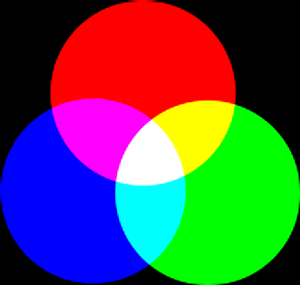
//> input picture SplitAndMergePart2/color-model-additive.png, 300 x 285 px
$ ./prova color-model-additive.png   (built with g++ and OpenCV 4)
//> lines starting //> are read from the running program, lines starting //| are printed output that depends on the picture
/*
split and merge colori
*/

#include <iostream>
#include <stdio.h>
#include <opencv2/opencv.hpp>
#include <math.h>

using namespace std;
using namespace cv;

Vec3b average(Mat, int, int, int, int);
double variance(Mat, int, int, int, int, Vec3b);
Mat splitAndMerge(Mat);
void split(Mat, Mat, int, int, int, int);

int main(int argc, char const *argv[])
{
  if(argv[1] == nullptr)
  {
    cerr << "Inserire argomento" << endl;
    exit(-1);
  }

  Mat image = imread(argv[1], IMREAD_COLOR);
//> image is the input picture: 285 rows x 300 cols, CV_8UC3; mean B, G, R 80.3, 80.2, 80.3

  imshow("Sorgente", image);

  // Split the image into different channels
  vector<Mat> rgbChannels(3);
  split(image, rgbChannels);
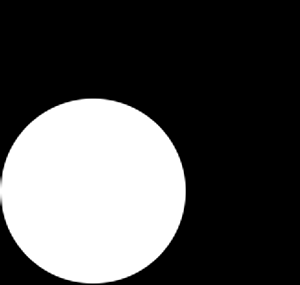
//> rgbChannels[0]: 285 rows x 300 cols, CV_8UC1; min 0, max 255, mean 80.3
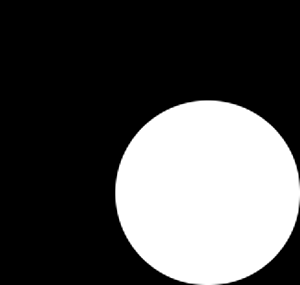
//> rgbChannels[1]: 285 rows x 300 cols, CV_8UC1; min 0, max 255, mean 80.2
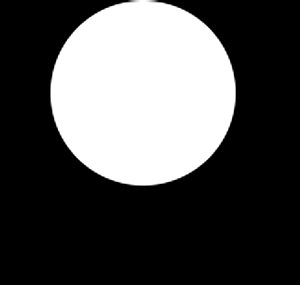
//> rgbChannels[2]: 285 rows x 300 cols, CV_8UC1; min 0, max 255, mean 80.3

  // Show individual channels
  Mat g, fin_img;
  g = Mat::zeros(Size(image.cols, image.rows), CV_8UC1);

  // Showing Red Channel
  // G and B channels are kept as zero matrix for visual perception
  {
  vector<Mat> channels;
  channels.push_back(g);
  channels.push_back(g);
  channels.push_back(rgbChannels[2]);
//> channels[0]: 285 rows x 300 cols, CV_8UC1; every value is 0

  /// Merge the three channels
  merge(channels, fin_img);
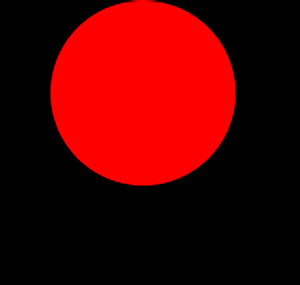
//> fin_img: 285 rows x 300 cols, CV_8UC3; mean B, G, R 0, 0, 80.3
  namedWindow("Red",1);
  imshow("Red", fin_img);
  }

  // Showing Green Channel
  {
  vector<Mat> channels;
  channels.push_back(g);
  channels.push_back(rgbChannels[1]);
  channels.push_back(g);
  merge(channels, fin_img);
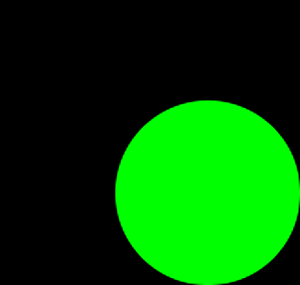
//> fin_img: 285 rows x 300 cols, CV_8UC3; mean B, G, R 0, 80.2, 0
  namedWindow("Green",1);
  imshow("Green", fin_img);
  }

  // Showing Blue Channel
  {
  vector<Mat> channels;
  channels.push_back(rgbChannels[0]);
  channels.push_back(g);
  channels.push_back(g);
  merge(channels, fin_img);
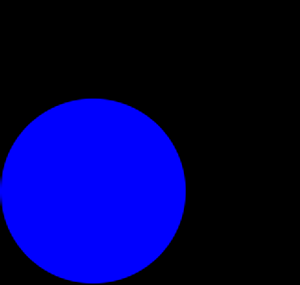
//> fin_img: 285 rows x 300 cols, CV_8UC3; mean B, G, R 80.3, 0, 0
  namedWindow("Blue",1);
  imshow("Blue", fin_img);
  }

  waitKey(0);
}
